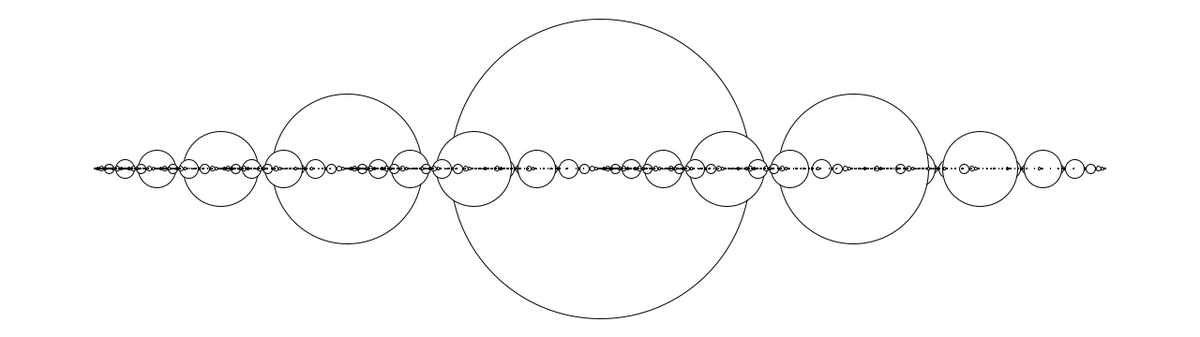
Frame 1 (no input)
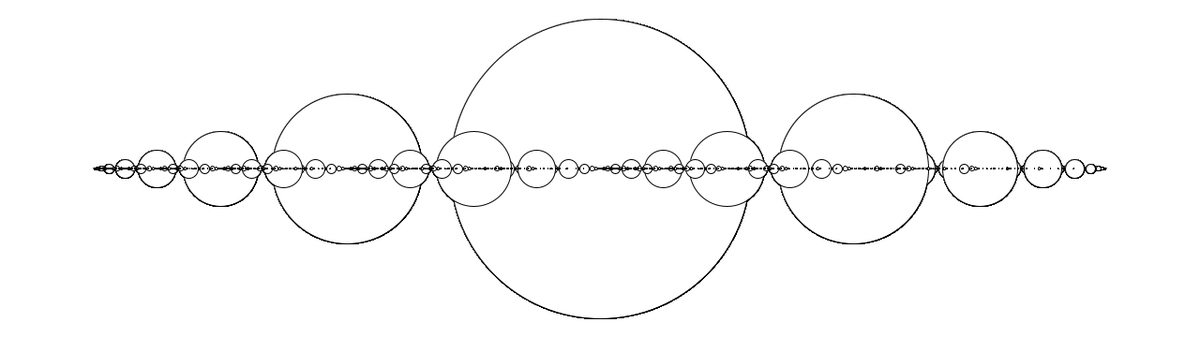
Frame 60 (the mouse pressed at the canvas centre just before this capture)
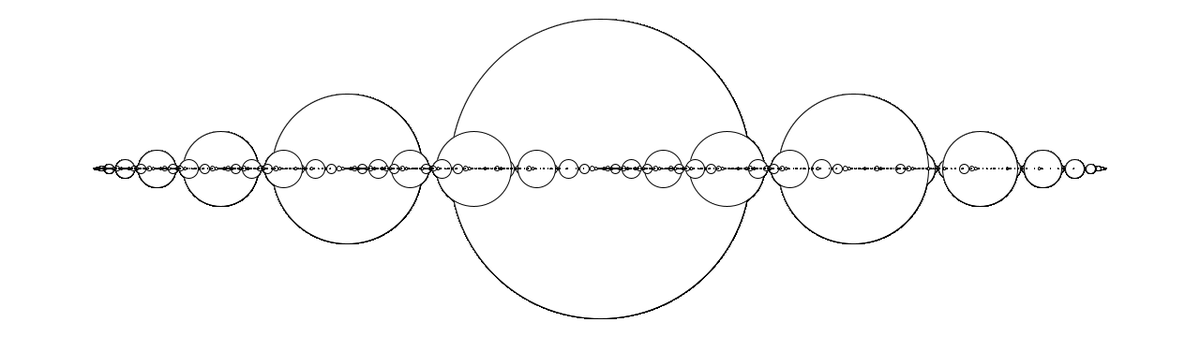
Frame 120 (the mouse held since frame 60 and released just before this capture)

The Processing sketch that drew these frames (run headless with seeded random() and noise(); from frame 60 on, the mouse is pressed at the canvas centre):

// Processing sketch: A5-2
// ── A5-2.pde
float start=100;
float end=1180;
void setup(){
  size(1280,360);
  background(255);
}
void draw(){
  drawcircle(640,180,160);
}
void drawcircle(float x, float y, float r){
  if(r<0.1)
    return;
  circle(x,y,r*2);
  drawcircle((start+x)/2,y,r/2);
  drawcircle((x+end)/2,y,r/2);
}
